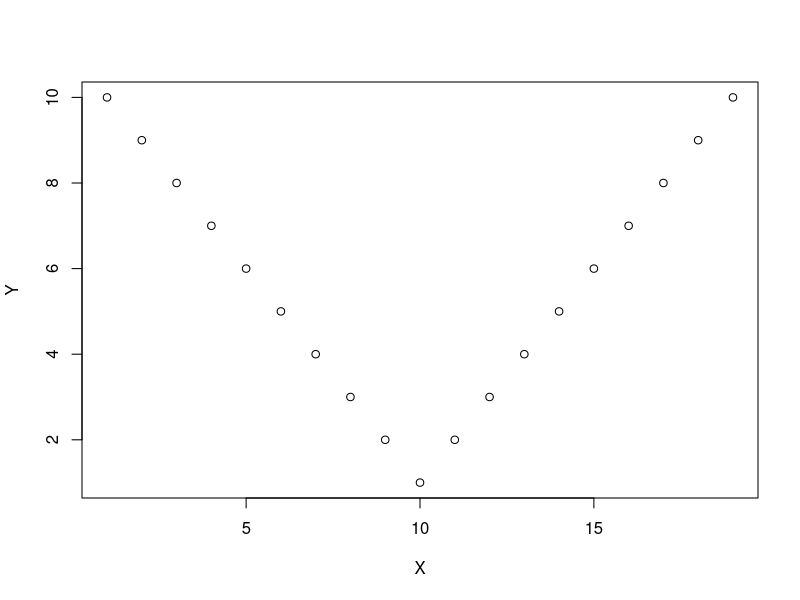

Write R code to recreate this figure.
## ---- chunk 1
Y <- c(10,9,8,7,6,5,4,3,2,
       1,2,3,4,5,6,7,8,9,10)

X <- c(1,2,3,4,5,6,7,8,9,
       10,11,12,13,14,15,16,17,18,19)

plot(X,Y)
